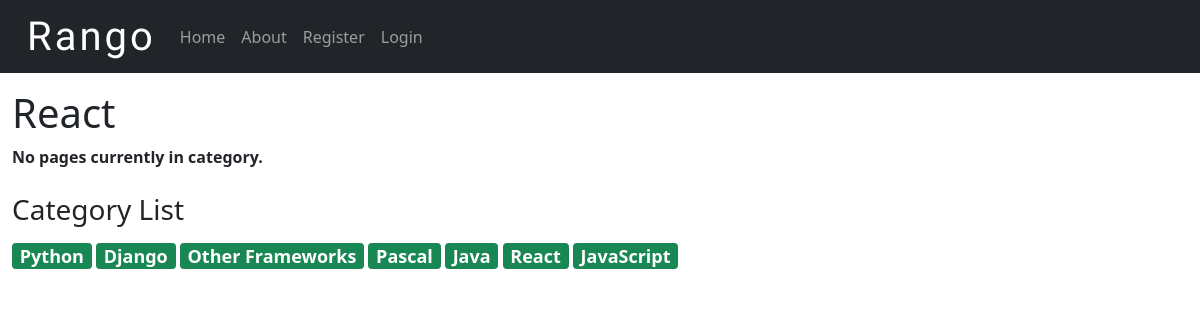
/rango/category/react/, run on the app's committed database.
### rango/models.py (models this page shows, shortened)
class Category(models.Model):
    name = models.CharField(max_length=128, unique=True)
    views = models.IntegerField(default=0)
    likes = models.IntegerField(default=0)
    slug = models.SlugField(unique=True)
    class Meta:
        verbose_name_plural = 'Categories'

### rango/views.py (the view)
def show_category(request, category_name_slug):
    context_dict = {}
    try:
        category = Category.objects.get(slug=category_name_slug)
        pages = Page.objects.filter(category=category).order_by('-views')
        context_dict['pages'] = pages
        context_dict['category'] = category
    except Category.DoesNotExist:
        context_dict['pages'] = None
        context_dict['category'] = None
    return render(request, 'rango/category.html', context_dict)

### rango/templatetags/rango_template_tags.py (called while the page is built)
@register.inclusion_tag('rango/cats.html')
def get_category_list(cat=None):
    return {"cats": Category.objects.all(),
            "act_cat": cat}

### templates/rango/category.html (shortened to what this page needs)
{% extends 'rango/base.html' %}
{% load static %}
{% load rango_template_tags %}
{% block body_block %}
<div class="container-fluid mt-3">
{% if category %}
<div style="display: flex; justify-content: space-between;">
<h1>{{ category.name }}</h1>
</div>
{% if pages %}
<ol class="list-group list-group-numbered mt-2">
  {% for page in pages %}
  <li class="list-group-item d-flex justify-content-between align-items-start">
    <a href="{% url 'rango:goto' %}?page_id={{page.id}}" class="ms-2 me-auto">{{page.title}}</a>
    {% if page.views > 1 %}
    <span class="badge bg-primary rounded-pill">{{page.views}} views</span>
    {% elif page.views == 1 %}
    <span class="badge bg-primary rounded-pill">{{page.views}} view</span>
    {% endif %}
  </li>
  {% endfor %}
</ol>
{% else %}
<strong> No pages currently in category. </strong>
{% endif %}
{% else %}
<strong> Specified category does not exist. </strong>
{% endif %}
<div>
  {% block sidebar_block %} {% get_category_list category %} {% endblock %}
</div>
</div>
{% endblock %}

### templates/rango/cats.html
<h3 class="mt-4"> Category List </h3>
{% if cats %}
{% for c in cats %}
{% if c == act_cat %}
<span class="badge bg-success mt-2"><a href="{% url 'rango:show_category' c.slug %}"
		style="color: white; text-decoration: none; cursor: pointer; font-size: 18px;">{{ c.name }}</a></span>
{% else %}
<span class="badge bg-success mt-2"><a href="{% url 'rango:show_category' c.slug %}"
		style="color: white; text-decoration: none; cursor: pointer; font-size: 18px;">{{ c.name }}</a></span>
{% endif %}
{% endfor %}
{% endif %}

### data on the page
Category: name "React"
Category: name "Python"
Category: name "Django"
Category: name "Other Frameworks"
Category: name "Pascal"
Category: name "Java"
Category: name "JavaScript"
